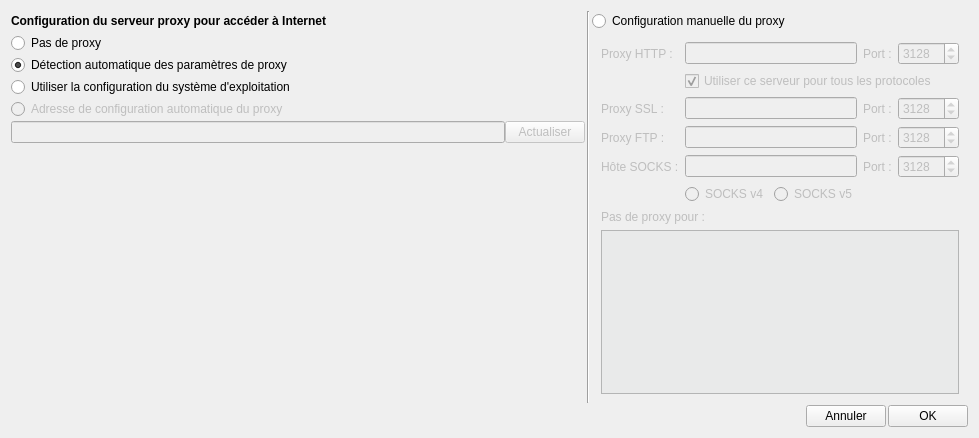
<?xml version="1.0" encoding="UTF-8"?>
<ui version="4.0">
 <class>AbulEduNetworkProxySettings</class>
 <widget class="QWidget" name="AbulEduNetworkProxySettings">
  <property name="geometry">
   <rect>
    <x>0</x>
    <y>0</y>
    <width>979</width>
    <height>438</height>
   </rect>
  </property>
  <property name="sizePolicy">
   <sizepolicy hsizetype="Expanding" vsizetype="Expanding">
    <horstretch>0</horstretch>
    <verstretch>0</verstretch>
   </sizepolicy>
  </property>
  <property name="windowTitle">
   <string>Configuration du proxy</string>
  </property>
  <layout class="QGridLayout" name="gridLayout">
   <property name="spacing">
    <number>2</number>
   </property>
   <item row="0" column="0">
    <widget class="QLabel" name="lblTitre">
     <property name="font">
      <font>
       <weight>75</weight>
       <bold>true</bold>
      </font>
     </property>
     <property name="text">
      <string>Configuration du serveur proxy pour accéder à Internet</string>
     </property>
    </widget>
   </item>
   <item row="1" column="0">
    <widget class="QRadioButton" name="rbProxyDesactive">
     <property name="text">
      <string>Pas de proxy</string>
     </property>
     <property name="checked">
      <bool>false</bool>
     </property>
    </widget>
   </item>
   <item row="2" column="0">
    <widget class="QRadioButton" name="rbProxyAutomatique">
     <property name="text">
      <string>Détection automatique des paramètres de proxy</string>
     </property>
     <property name="checked">
      <bool>true</bool>
     </property>
    </widget>
   </item>
   <item row="1" column="2" rowspan="5">
    <widget class="QFrame" name="frameProxyManuel">
     <property name="enabled">
      <bool>false</bool>
     </property>
     <property name="frameShape">
      <enum>QFrame::NoFrame</enum>
     </property>
     <property name="frameShadow">
      <enum>QFrame::Raised</enum>
     </property>
     <property name="lineWidth">
      <number>0</number>
     </property>
     <layout class="QGridLayout" name="gridLayout_2">
      <item row="0" column="0">
       <widget class="QLabel" name="lblProxyHTTP">
        <property name="text">
         <string>Proxy HTTP :</string>
        </property>
       </widget>
      </item>
      <item row="0" column="1" colspan="2">
       <widget class="QLineEdit" name="leProxyHTTP"/>
      </item>
      <item row="0" column="3">
       <widget class="QLabel" name="lblPort1">
        <property name="text">
         <string>Port :</string>
        </property>
       </widget>
      </item>
      <item row="0" column="4">
       <widget class="QSpinBox" name="sbPort1">
        <property name="minimum">
         <number>0</number>
        </property>
        <property name="maximum">
         <number>65000</number>
        </property>
        <property name="value">
         <number>3128</number>
        </property>
       </widget>
      </item>
      <item row="1" column="1" colspan="4">
       <widget class="QCheckBox" name="cbUtiliserPourTousProtocoles">
        <property name="enabled">
         <bool>false</bool>
        </property>
        <property name="text">
         <string>Utiliser ce serveur pour tous les protocoles</string>
        </property>
        <property name="checked">
         <bool>true</bool>
        </property>
       </widget>
      </item>
      <item row="2" column="0">
       <widget class="QLabel" name="lblProxySSL">
        <property name="enabled">
         <bool>false</bool>
        </property>
        <property name="text">
         <string>Proxy SSL :</string>
        </property>
       </widget>
      </item>
      <item row="2" column="1" colspan="2">
       <widget class="QLineEdit" name="leProxySSL">
        <property name="enabled">
         <bool>false</bool>
        </property>
       </widget>
      </item>
      <item row="2" column="3">
       <widget class="QLabel" name="lblPort2">
        <property name="enabled">
         <bool>false</bool>
        </property>
        <property name="text">
         <string>Port :</string>
        </property>
       </widget>
      </item>
      <item row="2" column="4">
       <widget class="QSpinBox" name="sbPort2">
        <property name="enabled">
         <bool>false</bool>
        </property>
        <property name="maximum">
         <number>65000</number>
        </property>
        <property name="value">
         <number>3128</number>
        </property>
       </widget>
      </item>
      <item row="3" column="0">
       <widget class="QLabel" name="lblProxyFTP">
        <property name="enabled">
         <bool>false</bool>
        </property>
        <property name="text">
         <string>Proxy FTP :</string>
        </property>
       </widget>
      </item>
      <item row="3" column="1" colspan="2">
       <widget class="QLineEdit" name="leProxyFTP">
        <property name="enabled">
         <bool>false</bool>
        </property>
       </widget>
      </item>
      <item row="3" column="3">
       <widget class="QLabel" name="lblPort3">
        <property name="enabled">
         <bool>false</bool>
        </property>
        <property name="text">
         <string>Port :</string>
        </property>
       </widget>
      </item>
      <item row="3" column="4">
       <widget class="QSpinBox" name="sbPort3">
        <property name="enabled">
         <bool>false</bool>
        </property>
        <property name="maximum">
         <number>65000</number>
        </property>
        <property name="value">
         <number>3128</number>
        </property>
       </widget>
      </item>
      <item row="4" column="0">
       <widget class="QLabel" name="lblHoteSOCKS">
        <property name="enabled">
         <bool>false</bool>
        </property>
        <property name="text">
         <string>Hôte SOCKS :</string>
        </property>
       </widget>
      </item>
      <item row="4" column="1" colspan="2">
       <widget class="QLineEdit" name="leProxySOCKS">
        <property name="enabled">
         <bool>false</bool>
        </property>
       </widget>
      </item>
      <item row="4" column="3">
       <widget class="QLabel" name="lblPort4">
        <property name="enabled">
         <bool>false</bool>
        </property>
        <property name="text">
         <string>Port :</string>
        </property>
       </widget>
      </item>
      <item row="4" column="4">
       <widget class="QSpinBox" name="sbPort4">
        <property name="enabled">
         <bool>false</bool>
        </property>
        <property name="maximum">
         <number>65000</number>
        </property>
        <property name="value">
         <number>3128</number>
        </property>
       </widget>
      </item>
      <item row="5" column="1">
       <widget class="QRadioButton" name="sbSOCKS4">
        <property name="enabled">
         <bool>false</bool>
        </property>
        <property name="text">
         <string>SOCKS v4</string>
        </property>
       </widget>
      </item>
      <item row="5" column="2">
       <widget class="QRadioButton" name="rbSOCKS5">
        <property name="enabled">
         <bool>false</bool>
        </property>
        <property name="text">
         <string>SOCKS v5</string>
        </property>
       </widget>
      </item>
      <item row="6" column="0" colspan="2">
       <widget class="QLabel" name="lblPasDeProxyPour">
        <property name="text">
         <string>Pas de proxy pour :</string>
        </property>
       </widget>
      </item>
      <item row="7" column="0" colspan="5">
       <widget class="QTextEdit" name="tePasDeProxy">
        <property name="styleSheet">
         <string notr="true">background-color: rgb(233, 234, 234);</string>
        </property>
       </widget>
      </item>
     </layout>
    </widget>
   </item>
   <item row="5" column="0">
    <widget class="QFrame" name="frameProxyAutoURI">
     <property name="enabled">
      <bool>false</bool>
     </property>
     <property name="frameShape">
      <enum>QFrame::NoFrame</enum>
     </property>
     <property name="frameShadow">
      <enum>QFrame::Raised</enum>
     </property>
     <property name="lineWidth">
      <number>0</number>
     </property>
     <layout class="QGridLayout" name="gridLayout_3">
      <property name="sizeConstraint">
       <enum>QLayout::SetMinimumSize</enum>
      </property>
      <property name="margin">
       <number>0</number>
      </property>
      <property name="spacing">
       <number>0</number>
      </property>
      <item row="1" column="0">
       <widget class="QLineEdit" name="leProxyAutoURI"/>
      </item>
      <item row="1" column="1">
       <widget class="QPushButton" name="btnActualiser">
        <property name="text">
         <string>Actualiser</string>
        </property>
       </widget>
      </item>
      <item row="2" column="0">
       <spacer name="verticalSpacer">
        <property name="orientation">
         <enum>Qt::Vertical</enum>
        </property>
        <property name="sizeHint" stdset="0">
         <size>
          <width>20</width>
          <height>40</height>
         </size>
        </property>
       </spacer>
      </item>
     </layout>
    </widget>
   </item>
   <item row="6" column="0" colspan="3">
    <layout class="QHBoxLayout" name="horizontalLayout">
     <property name="spacing">
      <number>2</number>
     </property>
     <item>
      <spacer name="horizontalSpacer_3">
       <property name="orientation">
        <enum>Qt::Horizontal</enum>
       </property>
       <property name="sizeHint" stdset="0">
        <size>
         <width>40</width>
         <height>20</height>
        </size>
       </property>
      </spacer>
     </item>
     <item>
      <widget class="QPushButton" name="btnAnnuler">
       <property name="text">
        <string>Annuler</string>
       </property>
      </widget>
     </item>
     <item>
      <widget class="QPushButton" name="btnOK">
       <property name="text">
        <string>OK</string>
       </property>
      </widget>
     </item>
    </layout>
   </item>
   <item row="0" column="1" rowspan="6">
    <widget class="Line" name="line">
     <property name="orientation">
      <enum>Qt::Vertical</enum>
     </property>
    </widget>
   </item>
   <item row="0" column="2">
    <widget class="QRadioButton" name="rbProxyManuel">
     <property name="text">
      <string>Configuration manuelle du proxy</string>
     </property>
     <property name="checked">
      <bool>false</bool>
     </property>
    </widget>
   </item>
   <item row="3" column="0">
    <widget class="QRadioButton" name="rbProxySysteme">
     <property name="text">
      <string>Utiliser la configuration du système d'exploitation</string>
     </property>
    </widget>
   </item>
   <item row="4" column="0">
    <widget class="QRadioButton" name="rbProxyAutoURI">
     <property name="enabled">
      <bool>false</bool>
     </property>
     <property name="text">
      <string>Adresse de configuration automatique du proxy</string>
     </property>
     <property name="checked">
      <bool>false</bool>
     </property>
    </widget>
   </item>
  </layout>
 </widget>
 <resources/>
 <connections>
  <connection>
   <sender>leProxyHTTP</sender>
   <signal>textChanged(QString)</signal>
   <receiver>leProxySSL</receiver>
   <slot>setText(QString)</slot>
   <hints>
    <hint type="sourcelabel">
     <x>276</x>
     <y>106</y>
    </hint>
    <hint type="destinationlabel">
     <x>276</x>
     <y>155</y>
    </hint>
   </hints>
  </connection>
  <connection>
   <sender>leProxyHTTP</sender>
   <signal>textChanged(QString)</signal>
   <receiver>leProxyFTP</receiver>
   <slot>setText(QString)</slot>
   <hints>
    <hint type="sourcelabel">
     <x>276</x>
     <y>106</y>
    </hint>
    <hint type="destinationlabel">
     <x>276</x>
     <y>182</y>
    </hint>
   </hints>
  </connection>
  <connection>
   <sender>leProxyHTTP</sender>
   <signal>textChanged(QString)</signal>
   <receiver>leProxySOCKS</receiver>
   <slot>setText(QString)</slot>
   <hints>
    <hint type="sourcelabel">
     <x>276</x>
     <y>106</y>
    </hint>
    <hint type="destinationlabel">
     <x>276</x>
     <y>209</y>
    </hint>
   </hints>
  </connection>
  <connection>
   <sender>sbPort1</sender>
   <signal>valueChanged(int)</signal>
   <receiver>sbPort2</receiver>
   <slot>setValue(int)</slot>
   <hints>
    <hint type="sourcelabel">
     <x>502</x>
     <y>106</y>
    </hint>
    <hint type="destinationlabel">
     <x>502</x>
     <y>155</y>
    </hint>
   </hints>
  </connection>
  <connection>
   <sender>sbPort1</sender>
   <signal>valueChanged(int)</signal>
   <receiver>sbPort3</receiver>
   <slot>setValue(int)</slot>
   <hints>
    <hint type="sourcelabel">
     <x>502</x>
     <y>106</y>
    </hint>
    <hint type="destinationlabel">
     <x>502</x>
     <y>182</y>
    </hint>
   </hints>
  </connection>
  <connection>
   <sender>sbPort1</sender>
   <signal>valueChanged(int)</signal>
   <receiver>sbPort4</receiver>
   <slot>setValue(int)</slot>
   <hints>
    <hint type="sourcelabel">
     <x>502</x>
     <y>106</y>
    </hint>
    <hint type="destinationlabel">
     <x>502</x>
     <y>182</y>
    </hint>
   </hints>
  </connection>
 </connections>
</ui>
